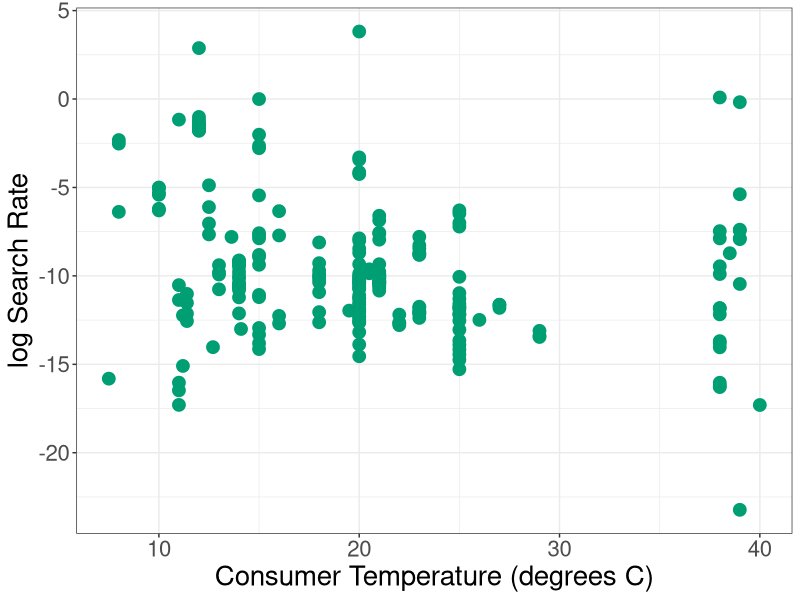
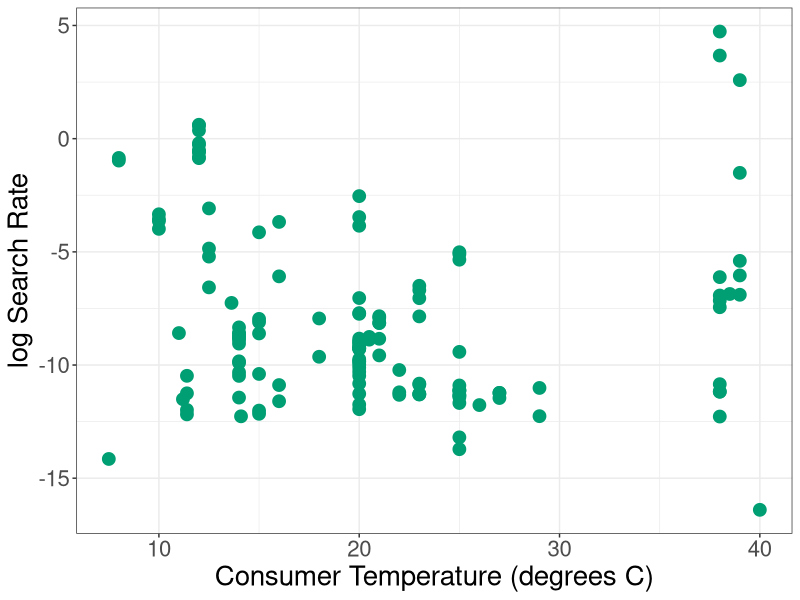
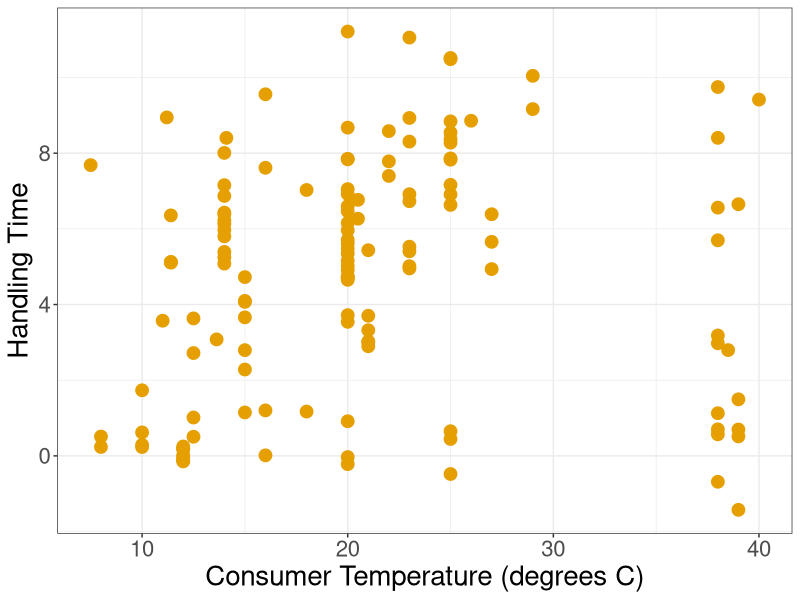
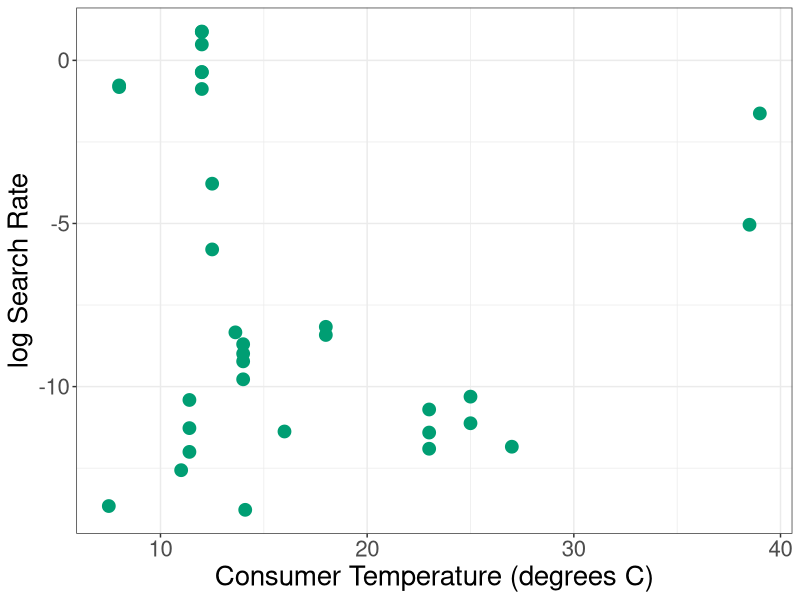
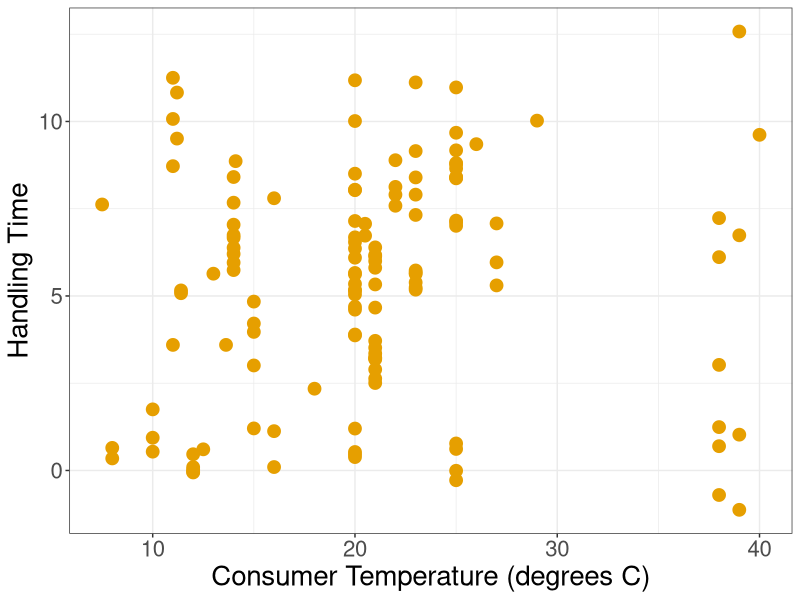
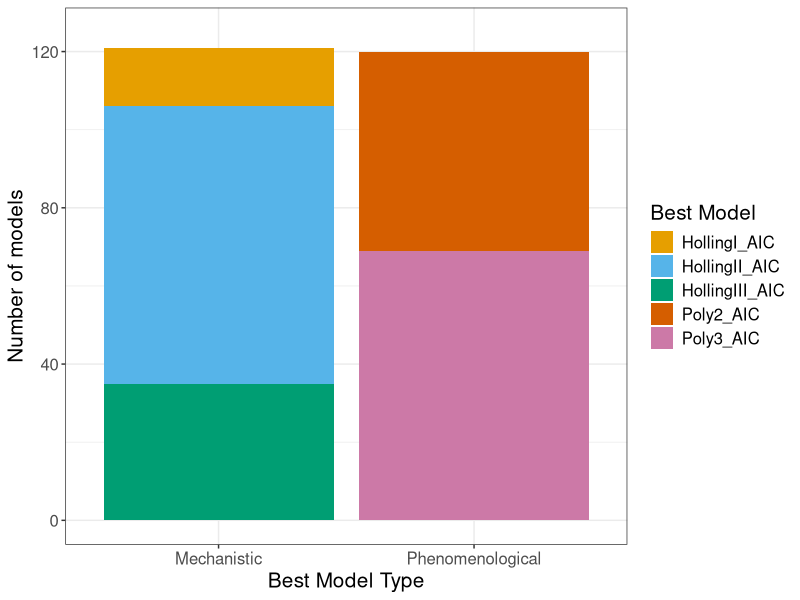
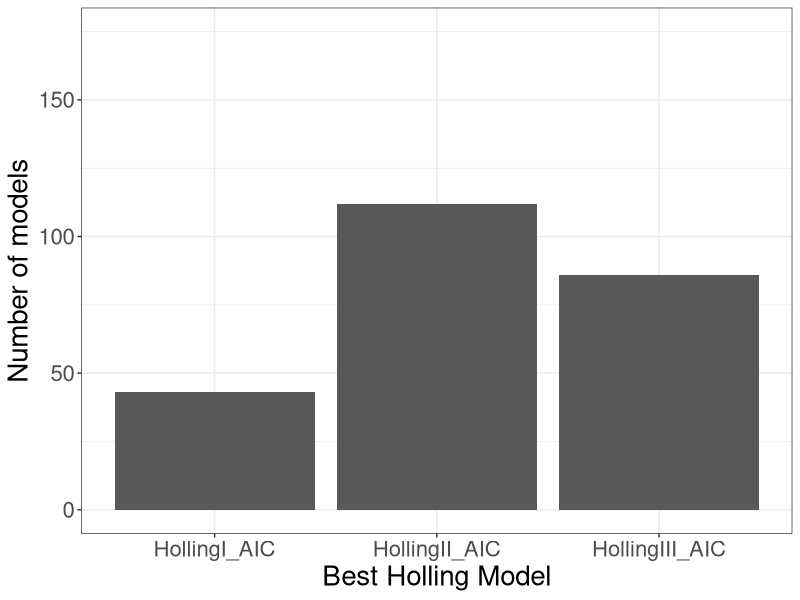
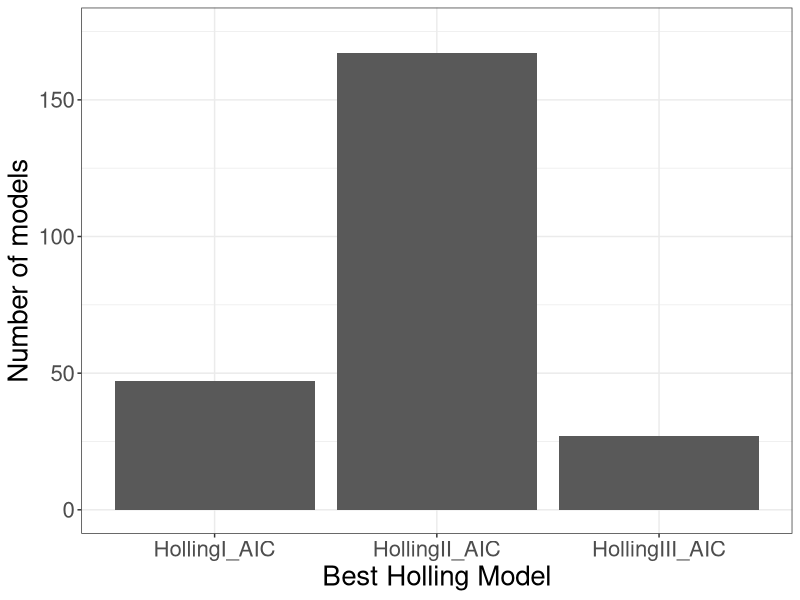

Source code (R) for these figures, in order:
library(ggplot2)
#library(ggthemes)

cbbPalette <- c("#000000", "#E69F00", "#56B4E9", "#009E73", "#F0E442", "#0072B2", "#D55E00", "#CC79A7")

if (dir.exists("../Results/Plots")==FALSE){
  dir.create("../Results/Plots")
}

data<-read.csv("../Results/dataanalysiscrat.csv")
data1<-subset(data, aIp<0.05)

data2<-subset(data,hIIp<0.05 & aIIp<0.05)
data3a<-subset(data,aIIIp<0.05 )
data3h<-subset(data,hIIIp<0.05)
#plot2con<-ggplot()+geom_point(aes(ConTemp,log(aII),color="Search Rate"),data=data2,size=4)+
#  geom_point(aes(ConTemp,log(hII),color="Handling Time"),data=data2,size=4)+
 # theme_bw()+scale_color_colorblind("Parameter")+xlab("Temperature (degrees C)")+ylab("log Parameter")+theme(text = element_text(size=20))

#plot2res<-ggplot()+geom_point(aes(ResTemp,log(aII),color="Search Rate"),data=data2,size=4)+
#  geom_point(aes(ResTemp,log(hII),color="Handling Time"),data=data2,size=4)+
 # theme_bw()+scale_color_colorblind("Parameter")+xlab("Temperature (degrees C)")+ylab("log Parameter")+theme(text = element_text(size=20))

#plot1con<-  ggplot()+geom_point(aes(ConTemp,log(aI),col="Search Rate"),data=data1,size=4)+
#  theme_bw()+scale_color_colorblind("Parameter")+xlab("Temperature (degrees C)")+ylab("log Parameter")+theme(text = element_text(size=20))

#plot1res<-ggplot()+
 # geom_point(aes(ResTemp,log(aI),col="Search Rate"),data=data1,size=4)+
  #theme_bw()+scale_color_colorblind("Parameter")+xlab("Temperature (degrees C)")+ylab("log Parameter")+theme(text = element_text(size=20))

#not so good for aIII-a worse model

#plot3con<-ggplot()+
#  geom_point(aes(ConTemp,log(aIII),col="Search Rate"),data=data3a,size=4)+ 
#  geom_point(aes(ConTemp,log(hIII),col="Handling Time"),data=data3h,size=4)+
 # theme_bw()+scale_color_colorblind("Parameter")+xlab("Temperature (degrees C)")+ylab("log Parameter")+theme(text = element_text(size=20))
#

 #plot3res<- ggplot() + geom_point(aes(ResTemp, log(aIII), col = "Search Rate"),size =4,data = data3a) +
#  geom_point(aes(ResTemp, log(hIII), col = "Handling Time"),size = 4,
#             data = data3h) +
#  theme_bw() + scale_color_colorblind("Parameter") + xlab("Temperature (degrees C)") +
#  ylab("log Parameter") + theme(text = element_text(size = 20))


 
 ###changing these
 
plot2conA<-ggplot()+geom_point(aes(ConTemp,log(aII)),color=cbbPalette[4],data=data2,size=4)+
   theme_bw()+xlab("Consumer Temperature (degrees C)")+ylab("log Search Rate")+theme(text = element_text(size=20))

plot2conH<-ggplot()+geom_point(aes(ConTemp,log(hII)),color=cbbPalette[2],data=data2,size=4)+
   theme_bw()+xlab("Consumer Temperature (degrees C)")+ylab("Handling Time")+theme(text = element_text(size=20))
 
plot1conA<-ggplot()+geom_point(aes(ConTemp,log(aI)),color=cbbPalette[4],data=data1,size=4)+
     theme_bw()+xlab("Consumer Temperature (degrees C)")+ylab("log Search Rate")+theme(text = element_text(size=20))
   
plot3conH<-ggplot()+geom_point(aes(ConTemp,log(hIII)),color=cbbPalette[2],data=data3h,size=4)+
     theme_bw()+xlab("Consumer Temperature (degrees C)")+ylab("Handling Time")+theme(text = element_text(size=20))

plot3conA<-ggplot()+geom_point(aes(ConTemp,log(aIII)),color=cbbPalette[4],data=data3a,size=4)+
     theme_bw()+xlab("Consumer Temperature (degrees C)")+ylab("log Search Rate")+theme(text = element_text(size=20))
   
   
   
   

 #not so good for aIII-a worse model
 
# plot3con<-ggplot()+
#   geom_point(aes(ConTemp,log(aIII),col="Search Rate"),data=data3a,size=4)+ 
 #  geom_point(aes(ConTemp,log(hIII),col="Handling Time"),data=data3h,size=4)+
#   theme_bw()+scale_color_colorblind("Parameter")+xlab("Temperature (degrees C)")+ylab("log Parameter")+theme(text = element_text(size=20))
 
 
# plot3res<- ggplot() + geom_point(aes(ResTemp, log(aIII), col = "Search Rate"),size =4,data = data3a) +
 #  geom_point(aes(ResTemp, log(hIII), col = "Handling Time"),size = 4,
  #            data = data3h) +
  # theme_bw() + scale_color_colorblind("Parameter") + xlab("Temperature (degrees C)") +
  # ylab("log Parameter") + theme(text = element_text(size = 20))
 
 
 
printgraph<-function(name){
  png(paste0("../Results/Plots/",substitute(name),".png"))
  print(name)
  dev.off()
}



printgraph(plot1conA)
printgraph(plot2conA)
printgraph(plot2conH)
printgraph(plot3conA)
printgraph(plot3conH)


#this graph shows that mechanistic is slightly better
modelbesttype<-ggplot(data=data,aes(x=best.model.type,fill=BestAIC))+geom_bar(stat="count")+
  theme_bw()+theme(text = element_text(size = 15))+xlab("Best Model Type")+ylab("Number of models")+ylim(0,125)+scale_fill_manual(values=c(cbbPalette[2:4],cbbPalette[7:8]),"Best Model")

#modelbesttyperecal<-ggplot(data=data,aes(x=best.model.type.recal,fill=BestAICRECAL))+geom_bar(stat="count")+
 # theme_bw()+theme(text = element_text(size = 15))+xlab("Best Model Type")+ylab("Number of models")+ylim(0,150)+scale_fill_colorblind("Best Model")

#  modelbesttyperecal<-ggplot(data=data,aes(x=best.model.type.recal,fill=BestAICRECAL))+geom_bar(stat="count")+
 #   theme_bw()+theme(text = element_text(size = 15))+xlab("Best Model Type")+ylab("Number of models")+ylim(0,150)+scale_fill_colorblind("Best Model")
  
  
#diff between holling and holling recal
modelbestholl<-ggplot(data=data, aes(BestAICHol))+xlab("Best Holling Model")+ylab("Number of models")+ylim(0,175)+theme_bw()+geom_bar()+theme(text = element_text(size = 20))
modelbesthollrecal<-ggplot(data=data, aes(BestAICHolRECAL))+xlab("Best Holling Model")+ylab("Number of models")+ylim(0,175)+theme_bw()+geom_bar()+theme(text = element_text(size = 20))
#type 2 most common then 1 then 3
modelbest<-ggplot(data=data, aes(BestAIC))+geom_bar()+ylim(0,75)+theme_bw()+theme(text = element_text(size = 15))+xlab("Best Model")+ylab("Number of models")
modelsecondbest<-ggplot(data=data, aes(BestAIC_sec))+geom_bar()+theme_bw()+theme(text = element_text(size = 15))+xlab("Second Best Model")+ylab("Number of models")

printgraph(modelbesttype)

printgraph(modelbestholl)
printgraph(modelbesthollrecal)
printgraph(modelbest)
printgraph(modelsecondbest)

#printgraph(modelbesttyperecal)


  #working on temp mdel graph
tempmodel<-ggplot(data=data,aes(CUTCONTEMPTYPE,fill=BestAIC))+geom_bar(stat="count",position = position_dodge())+theme_bw()+theme(text = element_text(size = 20))+xlab("Temperature Interval (degrees C)")+ylab("Number of models")+scale_fill_manual(values=c(cbbPalette[2:4],cbbPalette[7:8]),"Best Model")
tempmodelrhol<-  ggplot(data=data,aes(CUTCONTEMPHOLLING,fill=BestAICHolRECAL))+geom_bar(stat="count",position = position_dodge())+theme_bw()+theme(text = element_text(size = 20))+xlab("Temperature Interval (degrees C)")+ylab("Number of models")+scale_fill_manual(values=c(cbbPalette[2:4]),"Best Holling Model")
temppmodeltype<-ggplot(data=data,aes(CUTCONTEMPTYPE,fill=best.model.type))+geom_bar(stat="count",position = position_dodge())+theme_bw()+theme(text = element_text(size = 20))+xlab("Temperature Interval (degrees C)")+ylab("Number of models")+scale_fill_manual("Best Model Type",values=c(cbbPalette[5:6]))
#+scale_fill_colorblind("Best Model")
printgraph(tempmodelrhol)
printgraph(temppmodeltype)
printgraph(tempmodel)
